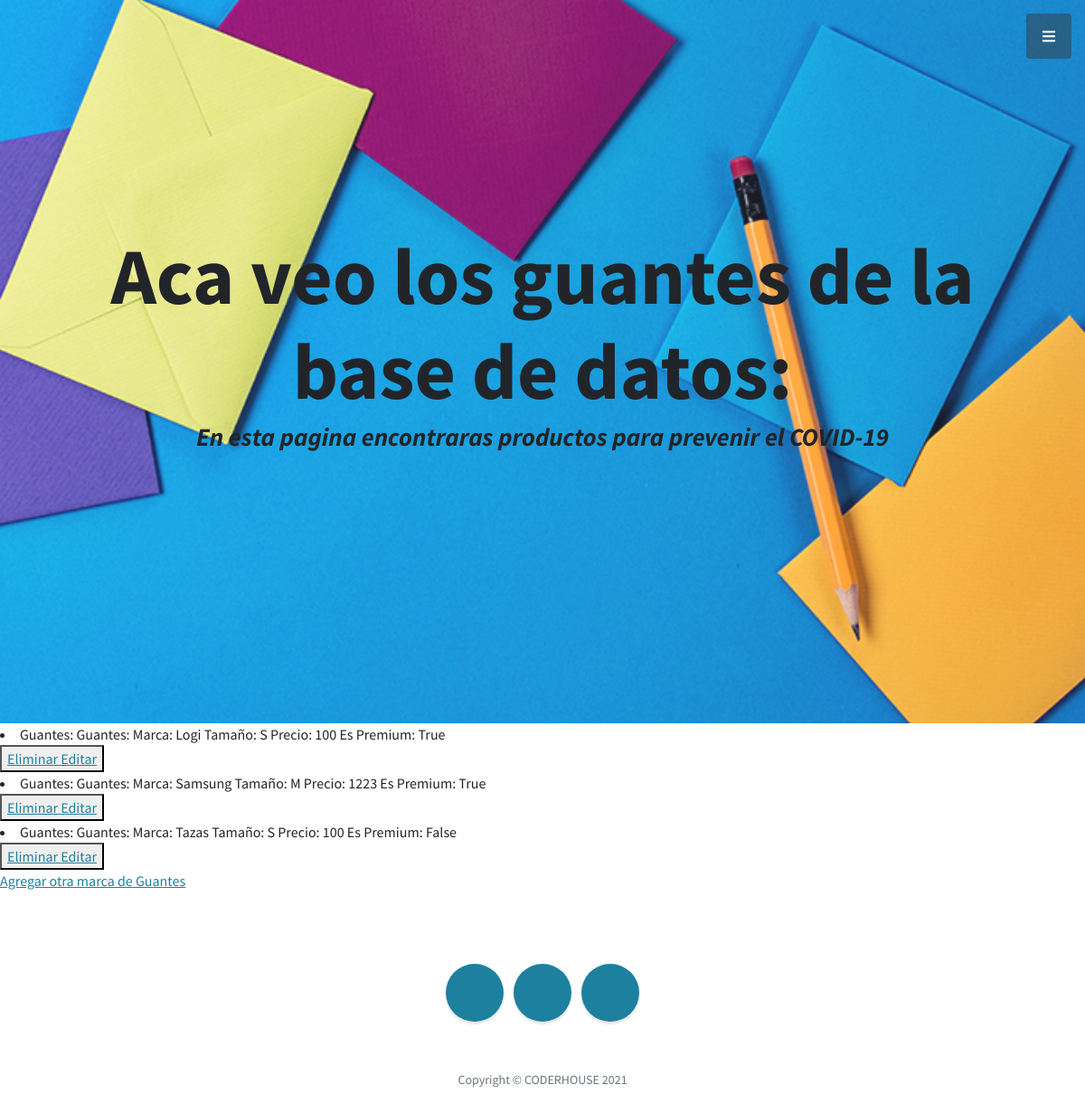
/AppCovid/leerGuantes (signed in), run on the app's committed database.
### AppCovid/models.py (models this page shows)
class Guantes(models.Model):
    marca= models.CharField(max_length=40)
    tamanio= models.CharField(max_length=20)
    precio= models.IntegerField()
    esPremium = models.BooleanField(null=True)
    def __str__(self):
        return f"Guantes: Marca: {self.marca} Tamaño: {self.tamanio} Precio: {self.precio} Es Premium: {self.esPremium} "

### AppCovid/views.py (the view)
# urls.py: path("leerGuantes",views.leerGuantes, name= "LeerGuantes"),
@login_required
def leerGuantes(request):
    guante= Guantes.objects.all()
    diccionario1= {"guante": guante}
    return render(request, "AppCovid/leerGuantes.html",diccionario1)

### AppCovid/templates/AppCovid/leerGuantes.html
{% extends "AppCovid/padre.html" %}
{% load static %}
        {% block contenido2 %}
            <h1 class="mb-1">Aca veo los guantes de la base de datos: </h1>
        {% endblock %}
        {% block contenido %}
            {% for g in guante %}
                <li>Guantes:  {{ g }}  </li>
                <button>
                    <a href="{% url 'EliminarGuante' g.marca %}"> Eliminar </a>
                    <a href="{% url 'EditarGuante' g.marca %}"> Editar </a>
                </button>
                <br>
            {% endfor %}
            <a href="guantesFormulario"> Agregar otra marca de Guantes </a>
        {% endblock %}

### data on the page
Guantes: marca+tamanio+precio "Guantes: Marca: Logi Tamaño: S Precio: 100 Es Premium: True"
Guantes: marca+tamanio+precio "Guantes: Marca: Samsung Tamaño: M Precio: 1223 Es Premium: True"
Guantes: marca+tamanio+precio "Guantes: Marca: Tazas Tamaño: S Precio: 100 Es Premium: False"
